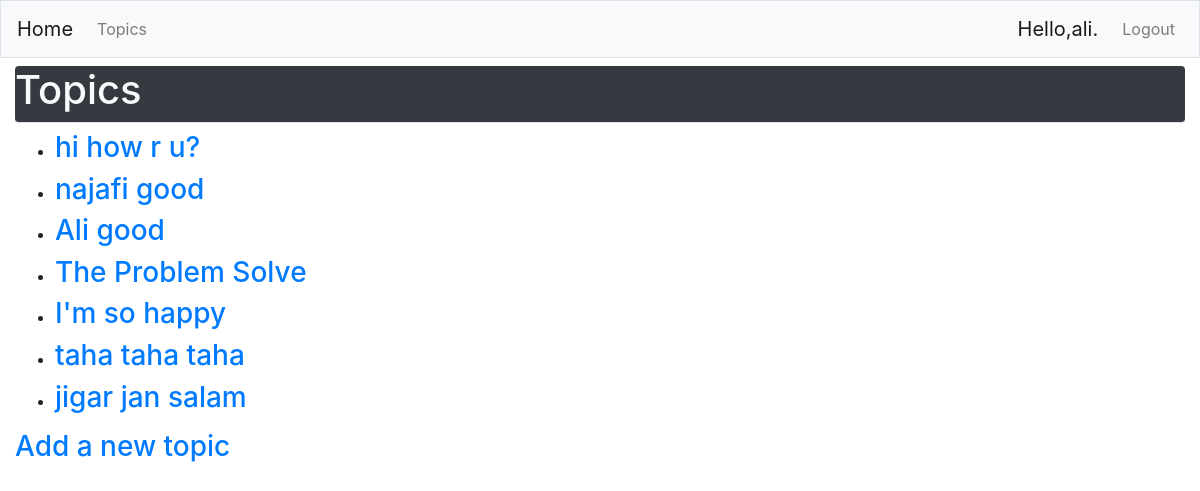
The page /topics (signed in) on the database its author committed.
### learning_logs/models.py (models this page shows)
class Topic(models.Model):
    text = models.CharField(max_length=200)
    date_added = models.DateTimeField(auto_now_add=True)
    owner = models.ForeignKey(User,on_delete = models.CASCADE)
    def __str__(self):
        return self.text

### learning_logs/views.py (the view)
# urls.py: path('topics',views.topics,name='topics'),
@login_required
def topics(request):
    topics=Topic.objects.filter(owner=request.user).order_by('date_added')
    context={'topics': topics}
    return render(request,'learning_logs/topics.html',context)

### learning_logs/templates/learning_logs/topics.html
{% extends "learning_logs/base.html" %}
{% block page_header %}
<h1> Topics</h1>
{% endblock page_header %}
{% block content %}
<ul>
 {% for topic in topics %}
	<li><h3>
	<a href="{% url 'learning_logs:topic' topic.id %}">{{topic}}</a>
	</h3></li>
 {% empty %}
 <li><h3> No Topics </h3></li>
 {% endfor %}
</ul>
<h3><a href="{% url 'learning_logs:new_topic'%}"> Add a new topic
</a></h3>
{% endblock content %}

### learning_logs/templates/learning_logs/base.html (shortened to what this page needs)
{% load bootstrap4 %}
{% load static %}
<!doctype html>
<html lang="en">
<head>
	{% bootstrap_css %}
</head>
<body>
	<nav class="navbar navbar-expand-md navbar-light bg-light mb-2 border">
		<a class="navbar-brand" href="{%url 'learning_logs:index'%}"> Home </a>
		<div class="collapse navbar-collapse" id="navbarCollapse">
			<ul class="navbar-nav mr-auto">
				<li class="nav-item">
					<a class="nav-link" href="{%url 'learning_logs:topics'%}"> Topics </a>
				</li>
			</ul>
			<ul class="navbar-nav ml-auto">
				{%if user.is_authenticated%}
				<li class="nav-item">
					<span class="navbar-brand">Hello,{{user.username}}. </span>
				</li>
				<li class="nav-item">
					<a class="nav-link" href="{%url 'users:logout'%}"> Logout </a>
				</li>
				{%endif%}
			</ul>
		</div>
	</nav>
	<main role="main" class="container-fluid ">
		<div class="rounded mb-2  bg-dark text-light border-bottom">
		{% block page_header %}
        {% endblock page_header %}
		</div>
		<div>
			{% block content %}
			{% endblock content %}
		</div>
	</main>
</body>
</html>

### rows shown on the page
Topic: text "hi how r u?"
Topic: text "najafi good"
Topic: text "Ali good"
Topic: text "The Problem Solve"
Topic: text "I'm so happy"
Topic: text "taha taha taha"
Topic: text "jigar jan salam"

### other values the page prints
{{ user.username }} "ali"
